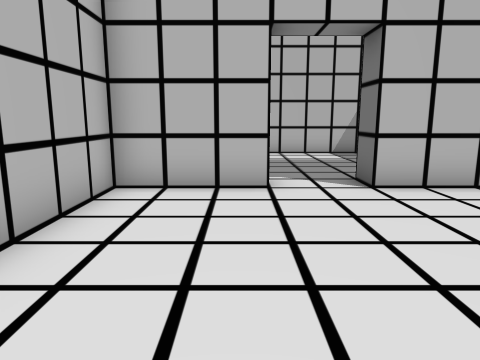
View 1 (above)

13 first-person views from a walk through a Godot game level. The camera is 1.3 m above the floor, tilts 10° down and sees 70° across. The floor is counted in squares, 1 m on a side. Each view is taken from the middle of a square. On the plan, view 1 faces up. The plan holds only what a view shows up to about 15 squares ahead; the rest is blank. The place goes on beyond the plan.

View 2
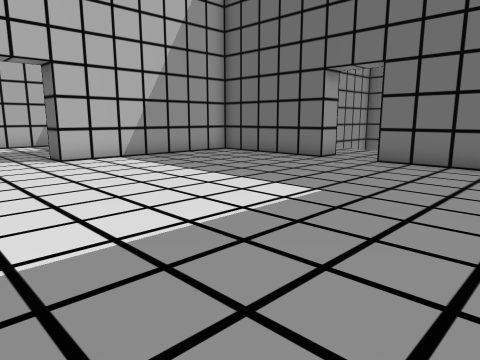

View 3
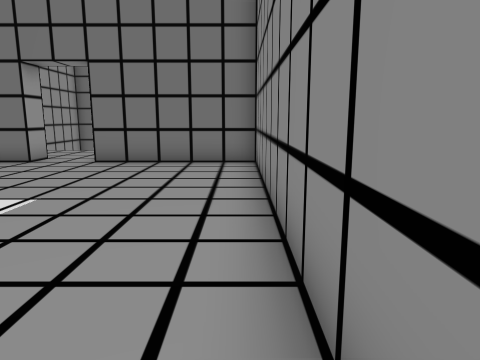

View 4
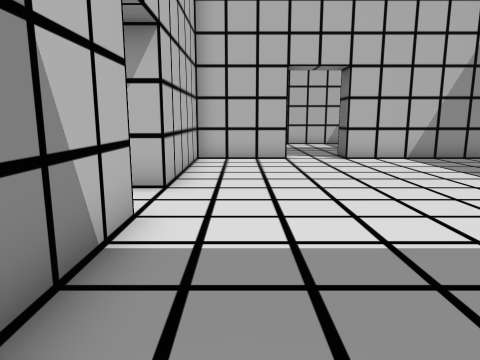

View 5
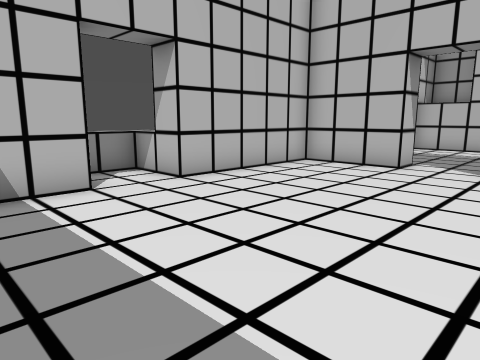

View 6
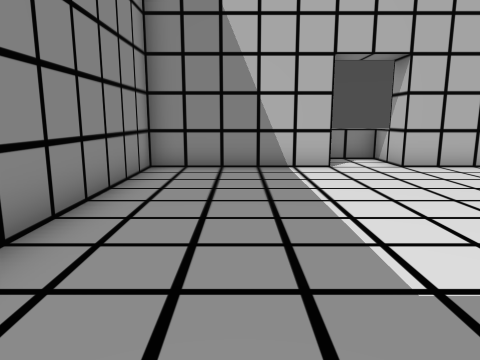

View 7
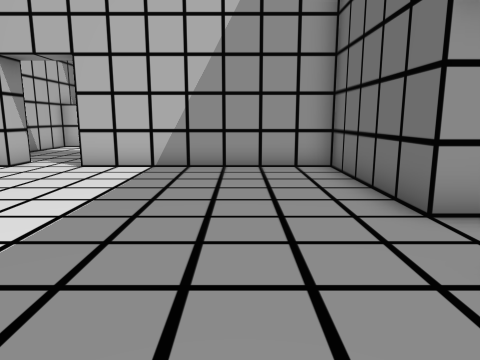

View 8
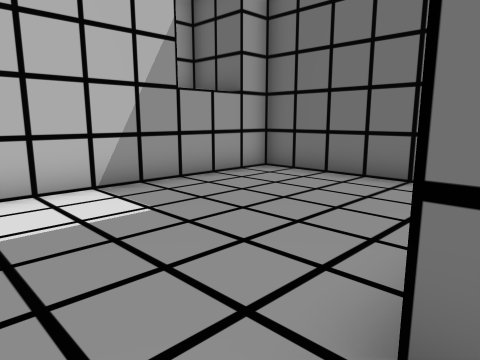

View 9
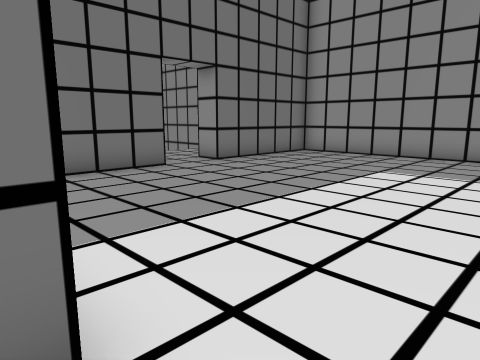

View 10
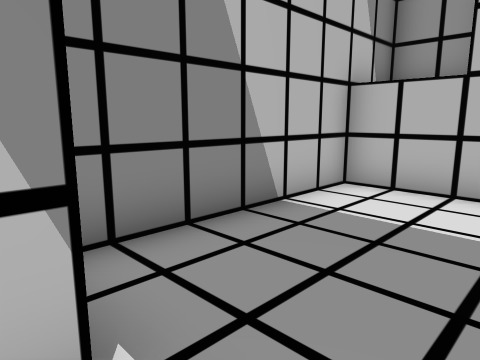

View 11
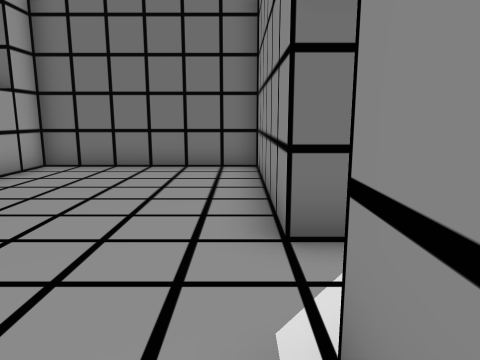

View 12
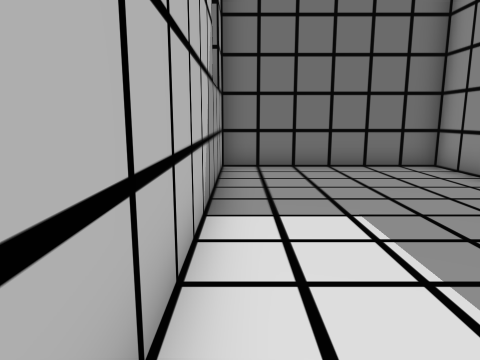

View 13
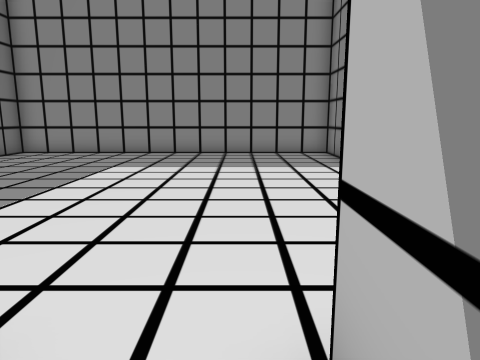

### Floor plan
Points are (right, up) in squares from view 1. A wall is a line through its corners. A room is listed if a view was taken in it or the views show most of it. See-through windows are left out.
Room 1 (views 1, 2, 3, 4, 5, 6, 7)
walls: (-2.4, -0.4) (-2.4, -5.5) (9.6, -5.5) (9.6, -0.5); (0.6, 6.5) (-2.4, 6.5) (-2.4, 1.5); (9.6, 1.5) (9.6, 6.5) (2.6, 6.5)
ways out: opening at (1.5, 7) to room 2; opening at (-3, 0.5); opening at (10, 0.5)
Room 2 (views 8, 9, 10, 11, 12, 13)
walls: (2.6, 6.5) (2.6, 7.5) (8.6, 7.5) (8.6, 13.5) (-1.4, 13.5) (-1.4, 8.1); (-0.4, 7.5) (0.6, 7.5) (0.6, 6.5)
ways out: opening at (1.5, 7) to room 1

Positions as (right, up) in squares from view 1, and headings:
1: (0, 0), facing up
2: (-1, -5), facing up-right
3: (-1, -5), facing right
4: (-1, -5), facing up
5: (4, -3), facing up-left
6: (7, -3), facing left
7: (7, -3), facing up
8: (1, 7), facing up-right
9: (1, 7), facing down-right
10: (2, 7), facing up-left
11: (-1, 8), facing right
12: (-1, 13), facing right
13: (1, 8), facing down
